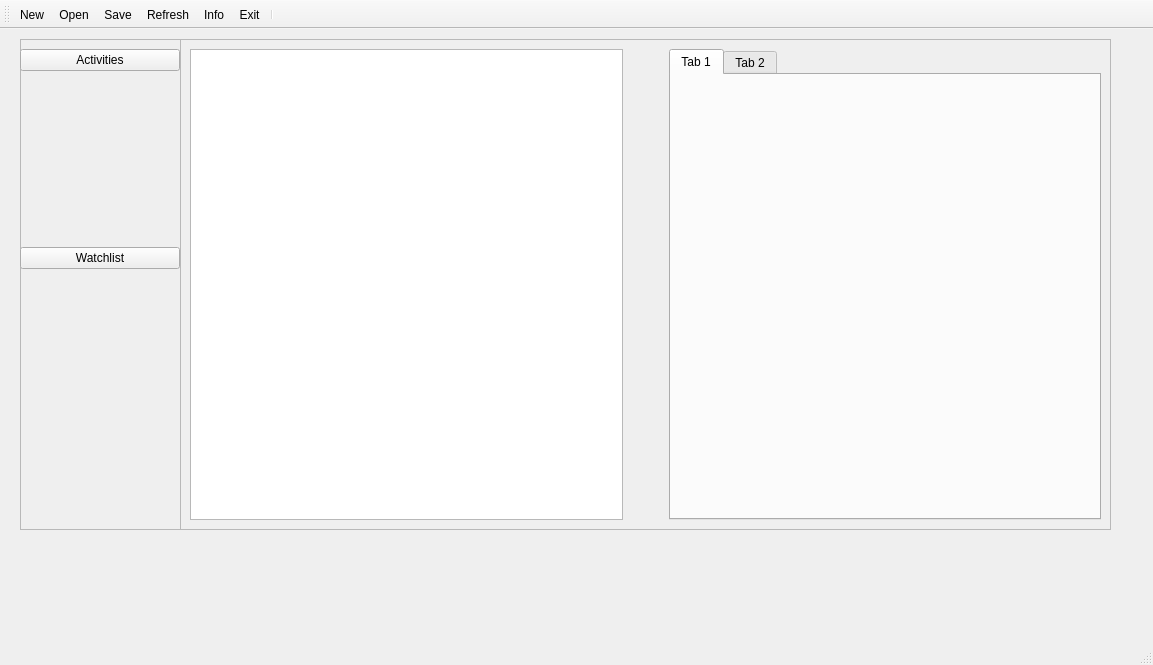
<?xml version="1.0" encoding="UTF-8"?>
<ui version="4.0">
 <class>MainWindow</class>
 <widget class="QMainWindow" name="MainWindow">
  <property name="geometry">
   <rect>
    <x>0</x>
    <y>0</y>
    <width>1153</width>
    <height>665</height>
   </rect>
  </property>
  <property name="windowTitle">
   <string>MainWindow</string>
  </property>
  <widget class="QWidget" name="centralwidget">
   <widget class="QFrame" name="frame">
    <property name="geometry">
     <rect>
      <x>180</x>
      <y>10</y>
      <width>931</width>
      <height>491</height>
     </rect>
    </property>
    <property name="frameShape">
     <enum>QFrame::StyledPanel</enum>
    </property>
    <property name="frameShadow">
     <enum>QFrame::Raised</enum>
    </property>
    <layout class="QGridLayout" name="gridLayout_3">
     <item row="0" column="0">
      <layout class="QHBoxLayout" name="horizontalLayout">
       <item>
        <widget class="QTableView" name="tableView">
         <property name="minimumSize">
          <size>
           <width>250</width>
           <height>0</height>
          </size>
         </property>
        </widget>
       </item>
       <item>
        <spacer name="horizontalSpacer_2">
         <property name="orientation">
          <enum>Qt::Horizontal</enum>
         </property>
         <property name="sizeType">
          <enum>QSizePolicy::Minimum</enum>
         </property>
         <property name="sizeHint" stdset="0">
          <size>
           <width>40</width>
           <height>20</height>
          </size>
         </property>
        </spacer>
       </item>
       <item>
        <widget class="QTabWidget" name="tabWidget">
         <widget class="QWidget" name="tab">
          <attribute name="title">
           <string>Tab 1</string>
          </attribute>
         </widget>
         <widget class="QWidget" name="tab_2">
          <attribute name="title">
           <string>Tab 2</string>
          </attribute>
         </widget>
        </widget>
       </item>
      </layout>
     </item>
    </layout>
   </widget>
   <widget class="QFrame" name="frame_2">
    <property name="geometry">
     <rect>
      <x>20</x>
      <y>10</y>
      <width>161</width>
      <height>491</height>
     </rect>
    </property>
    <property name="frameShape">
     <enum>QFrame::StyledPanel</enum>
    </property>
    <property name="frameShadow">
     <enum>QFrame::Raised</enum>
    </property>
    <widget class="QWidget" name="">
     <property name="geometry">
      <rect>
       <x>0</x>
       <y>10</y>
       <width>160</width>
       <height>458</height>
      </rect>
     </property>
     <layout class="QVBoxLayout" name="verticalLayout">
      <item>
       <widget class="QPushButton" name="pushButton">
        <property name="text">
         <string>Activities</string>
        </property>
        <property name="icon">
         <iconset>
          <normaloff>icons/papirus_transaction64.png</normaloff>icons/papirus_transaction64.png</iconset>
        </property>
        <property name="iconSize">
         <size>
          <width>64</width>
          <height>64</height>
         </size>
        </property>
       </widget>
      </item>
      <item>
       <spacer name="verticalSpacer_2">
        <property name="orientation">
         <enum>Qt::Vertical</enum>
        </property>
        <property name="sizeHint" stdset="0">
         <size>
          <width>20</width>
          <height>40</height>
         </size>
        </property>
       </spacer>
      </item>
      <item>
       <widget class="QPushButton" name="pushButton_2">
        <property name="text">
         <string>Watchlist</string>
        </property>
        <property name="icon">
         <iconset>
          <normaloff>icons/papirus_tracker64.png</normaloff>icons/papirus_tracker64.png</iconset>
        </property>
        <property name="iconSize">
         <size>
          <width>64</width>
          <height>64</height>
         </size>
        </property>
       </widget>
      </item>
      <item>
       <spacer name="verticalSpacer">
        <property name="orientation">
         <enum>Qt::Vertical</enum>
        </property>
        <property name="sizeHint" stdset="0">
         <size>
          <width>20</width>
          <height>238</height>
         </size>
        </property>
       </spacer>
      </item>
     </layout>
    </widget>
   </widget>
  </widget>
  <widget class="QMenuBar" name="menubar">
   <property name="geometry">
    <rect>
     <x>0</x>
     <y>0</y>
     <width>1153</width>
     <height>29</height>
    </rect>
   </property>
  </widget>
  <widget class="QStatusBar" name="statusbar"/>
  <widget class="QToolBar" name="toolBar">
   <property name="windowTitle">
    <string>toolBar</string>
   </property>
   <attribute name="toolBarArea">
    <enum>TopToolBarArea</enum>
   </attribute>
   <attribute name="toolBarBreak">
    <bool>false</bool>
   </attribute>
   <addaction name="actionNew"/>
   <addaction name="actionOpen"/>
   <addaction name="actionSave"/>
   <addaction name="actionRefresh"/>
   <addaction name="actionInfo"/>
   <addaction name="actionExit"/>
   <addaction name="separator"/>
  </widget>
  <action name="actionNew">
   <property name="icon">
    <iconset>
     <normaloff>icons/papirus_new32.png</normaloff>icons/papirus_new32.png</iconset>
   </property>
   <property name="text">
    <string>New</string>
   </property>
   <property name="toolTip">
    <string>Create a new Folio</string>
   </property>
  </action>
  <action name="actionOpen">
   <property name="icon">
    <iconset>
     <normaloff>icons/papirus_open32.png</normaloff>icons/papirus_open32.png</iconset>
   </property>
   <property name="text">
    <string>Open</string>
   </property>
   <property name="toolTip">
    <string>Open Data</string>
   </property>
  </action>
  <action name="actionSave">
   <property name="icon">
    <iconset>
     <normaloff>icons/papirus_save32.png</normaloff>icons/papirus_save32.png</iconset>
   </property>
   <property name="text">
    <string>Save</string>
   </property>
   <property name="toolTip">
    <string>Save Data</string>
   </property>
  </action>
  <action name="actionRefresh">
   <property name="icon">
    <iconset>
     <normaloff>icons/papirus_refresh32.png</normaloff>icons/papirus_refresh32.png</iconset>
   </property>
   <property name="text">
    <string>Refresh</string>
   </property>
   <property name="toolTip">
    <string>Refresh Grid View</string>
   </property>
  </action>
  <action name="actionInfo">
   <property name="icon">
    <iconset>
     <normaloff>icons/papirus_info32.png</normaloff>icons/papirus_info32.png</iconset>
   </property>
   <property name="text">
    <string>Info</string>
   </property>
   <property name="toolTip">
    <string>Information</string>
   </property>
  </action>
  <action name="actionExit">
   <property name="icon">
    <iconset>
     <normaloff>icons/papirus_exit32.png</normaloff>icons/papirus_exit32.png</iconset>
   </property>
   <property name="text">
    <string>Exit</string>
   </property>
   <property name="toolTip">
    <string>Exit Application</string>
   </property>
  </action>
 </widget>
 <resources/>
 <connections/>
</ui>
